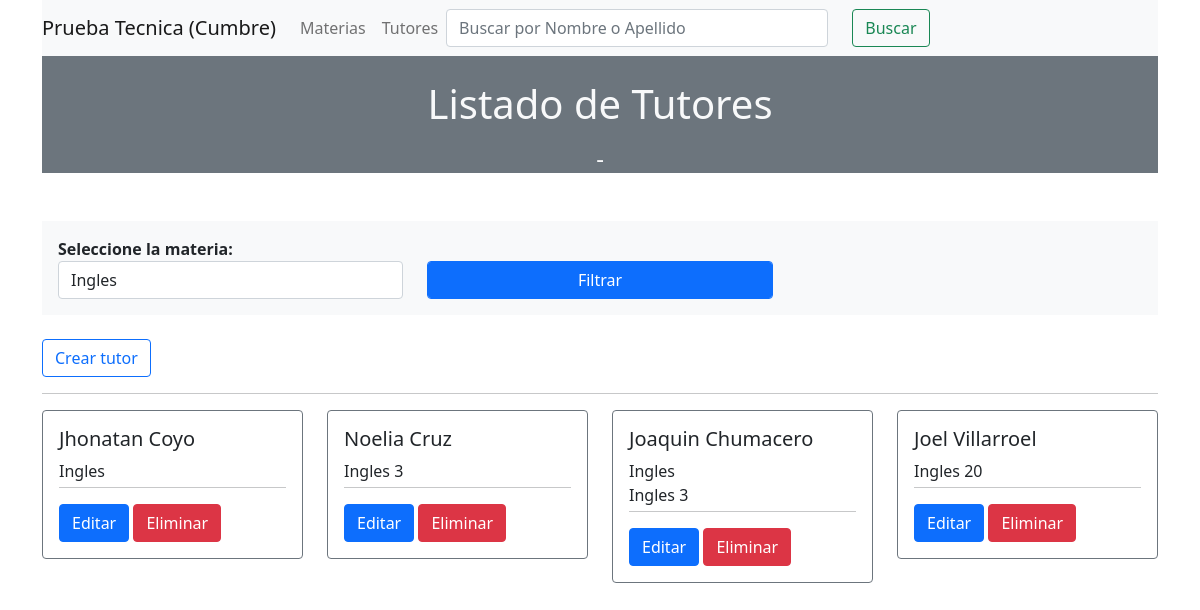
Page /index.php?controller=TutorController&action=listar on the committed database.
### tables this page shows
CREATE TABLE `tutores` (
  `id` int(11) NOT NULL,
  `nombre` varchar(255) NOT NULL,
  `apellido` varchar(255) NOT NULL,
  `celular` bigint(20) NOT NULL
);

CREATE TABLE `materias` (
  `id` int(11) NOT NULL,
  `nombre` varchar(255) NOT NULL
);

### index.php (called while the page is built, shortened)
<?php
require_once 'config/Db.php';
$controller = new $controllerName();
$dataToView["data"] = array();
if (method_exists($controller, $_GET["action"])) {
    $dataToView["data"] = $controller->{$_GET["action"]}();
}
require_once 'views/template/layout.php';

### controllers/TutorController.php (called while the page is built, shortened)
<?php
require_once 'models/Tutor.php';
require_once 'models/Materia.php';
class TutorController
{
    public $tutorObj;
    public $materiaObj;
    public function __construct()
    {
        $this->tutorObj = new Tutor();
        $this->materiaObj = new Materia();
    }
    public function listar()
    {
        $this->page_title = 'Listado de Tutores';
        $tutores = $this->tutorObj->getTutores();
        $materiasxTutor = $this->obtenerMateriaxTutor($tutores);
        $allMaterias = $this->materiaObj->getMaterias();
        $datos = [
            "tutores" =>  $tutores,
            "materias" => $materiasxTutor,
            "allMaterias" => $allMaterias,
        ];
        return $datos;
    }
    public function obtenerMateriaxTutor($tutores)
    {
        $datos = [];
        foreach ($tutores as $tutor) {
            $materias = $this->tutorObj->getMateriasxTutor($tutor["id"]);
            $datos += [$tutor["id"] => $materias];
        }
        return $datos;
    }
}

### config/Db.php (called while the page is built, shortened)
<?php
class Db
{
    public function __construct()
    {
        $this->host = constant('DB_HOST');
        $this->db = constant('DB');
        $this->user = constant('DB_USER');
        $this->pass = constant('DB_PASS');
        try {
            $this->conection = new PDO('mysql:host=' . $this->host . '; dbname=' . $this->db, $this->user, $this->pass);
        } catch (PDOException $e) {
            echo $e->getMessage();
            exit();
        }
    }
}

### models/Tutor.php (called while the page is built, shortened)
<?php
class Tutor
{
    private $table = "tutores";
    private $conection;
    public function getConection()
    {
        $dbObj = new Db();
        $this->conection = $dbObj->conection;
    }
    public function getTutores()
    {
        $sql = "SELECT * FROM " . $this->table;
        $stmt = $this->conection->prepare($sql);
        $stmt->execute();
        return $stmt->fetchAll();
    }
    public function getMateriasxTutor($tutor_id)
    {
        $sql = "SELECT tutores.nombre as tutor,tutores.id as tutor_id, materias.nombre as materia, materias.id as materia_id
            FROM tutores
            INNER JOIN materias_tutores on tutores.id = materias_tutores.tutor_id
            INNER JOIN materias on materias.id = materias_tutores.materia_id
            WHERE  materias_tutores.tutor_id = ?";
        $stmt = $this->conection->prepare($sql);
        $stmt->execute([$tutor_id]);
        return $stmt->fetchAll();
    }
}

### models/Materia.php (called while the page is built, shortened)
<?php
class Materia
{
    private $table = "materias";
    private $conection;
    public function getConection()
    {
        $dbObj = new Db();
        $this->conection = $dbObj->conection;
    }
    public function getMaterias()
    {
        $sql = "SELECT * FROM " . $this->table;
        $stmt = $this->conection->prepare($sql);
        $stmt->execute();
        return $stmt->fetchAll();
    }
}

### views/tutor/listar.php (the view)
<div class="card-body bg-light">
    <div class="table-responsive" style="overflow-x: hidden">
        <form action="index.php?controller=TutorController&action=filter" method="POST">
            <div class="row">
                <div class="col-md-4">
                    <div class="form-group">
                        <span class="input-group-addon "><strong>Seleccione la materia:</strong> </span>
                        <select name="filter" id="filter" class="form-control ">
                            <?php foreach ($dataToView['data']['allMaterias'] as $materia) { ?>
                                <option value="<?php echo $materia['id'] ?>"><?php echo $materia['nombre'] ?></option>
                            <?php } ?>
                        </select>
                    </div>
                </div>
                <div class="col-md-4">
                    <div class="form-group">
                        <br>
                        <input class="form-control btn btn-primary" type="submit" value="Filtrar" id="filtrar" name="filtrar">
                    </div>
                </div>
            </div>
        </form>
    </div>
</div>
<br>
<div class="row">
    <div class="col-md-12 text-right">
        <a href="index.php?controller=TutorController&action=edit" class="btn btn-outline-primary">Crear tutor</a>
        <hr />
    </div>
    <?php
    if (count($dataToView["data"]) > 0) {
        foreach ($dataToView["data"]["tutores"] as $tutor) {
    ?>
            <div class="col-md-3 pb-4">
                <div class="card-body border border-secondary rounded">
                    <h5 class="card-title"><?php echo $tutor['nombre'] . " ";
                                            echo $tutor["apellido"]; ?></h5>
                    <div class="card-text">
                        <?php foreach ($dataToView["data"]["materias"][$tutor["id"]] as $materia) {
                            echo nl2br($materia['materia']) . "<BR>";
                        }
                        ?>
                    </div>
                    <hr class="mt-1" />
                    <a href="index.php?controller=TutorController&action=edit&id=<?php echo $tutor['id']; ?>" class="btn btn-primary">Editar</a>
                    <a href="index.php?controller=TutorController&action=confirmDelete&id=<?php echo $tutor['id']; ?>" class="btn btn-danger">Eliminar</a>
                </div>
            </div>
        <?php
        }
    } else {
        ?>
        <div class="alert alert-info">
            Actualmente no existen tutores.
        </div>
    <?php
    }
    ?>
</div>

### views/template/header.php (shortened to what this page needs)
<!DOCTYPE html>
<html>
<head>
    <link rel="stylesheet" href="https://cdn.jsdelivr.net/npm/bootstrap@5.1.3/dist/css/bootstrap.min.css">
</head>
<body>
    <div class="container">
        <header class="mb-5">
            <div class=" text-center bg-secondary">
                <nav class="navbar navbar-expand-lg navbar-light bg-light ">
                    <a class="navbar-brand" href="#">Prueba Tecnica (Cumbre)</a>
                    <div class="collapse navbar-collapse" id="navbarNavDropdown">
                        <ul class="navbar-nav mr-auto mt-2 mt-lg-0">
                            <li class="nav-item active">
                                <a class="nav-link" href="index.php?controller=MateriaController&action=listar">Materias</a>
                            </li>
                            <li class="nav-item active">
                                <a class="nav-link" href="index.php?controller=TutorController&action=listar">Tutores</a>
                            </li>
                        </ul>
                        <form class="form-inline d-flex flex-row my-lg-10" action="index.php?controller=TutorController&action=search" method="POST">
                            <div class="col-12">
                                <input class="form-control " type="search" placeholder="Buscar por Nombre o Apellido" name="buscar" aria-label="Buscar">
                            </div>
                            <br>
                            <button class="btn btn-outline-success mx-4 my-sm-0" type="submit">Buscar</button>
                        </form>
                    </div>
                </nav>
                <br>
                <h1 class="mb-3 text-light"><?php echo $controller->page_title; ?></h1>
                <h4 class="mb-3 text-light">-</h4>
            </div>
        </header>

### views/template/layout.php (shortened to what this page needs)
<?php
require_once './views/template/header.php';
if (isset($controller->tutorObj) && isset($controller->materiaObj)) require_once './views/tutor/' . $controller->view . '.php';
require_once './views/template/footer.php';

### views/template/footer.php
</div>
</body>
</html>

### rows in the picture
tutores: nombre "Jhonatan", apellido "Coyo", materias.nombre "Ingles"
tutores: nombre "Noelia", apellido "Cruz", materias.nombre "Ingles 3"
tutores: nombre "Joaquin", apellido "Chumacero", materias.nombre "Ingles", materias.nombre "Ingles 3"
tutores: nombre "Joel", apellido "Villarroel", materias.nombre "Ingles 20"

### other values in the picture
$controller->page_title "Listado de Tutores"
form field filter "Ingles"
